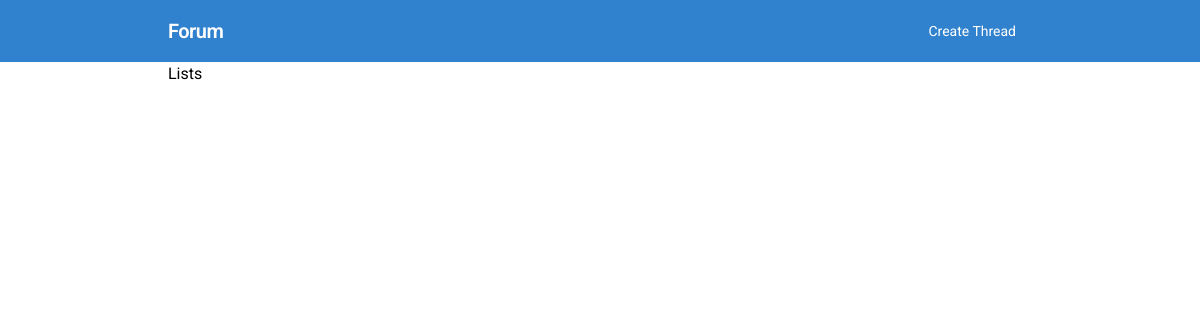
Before: / with the older database file.
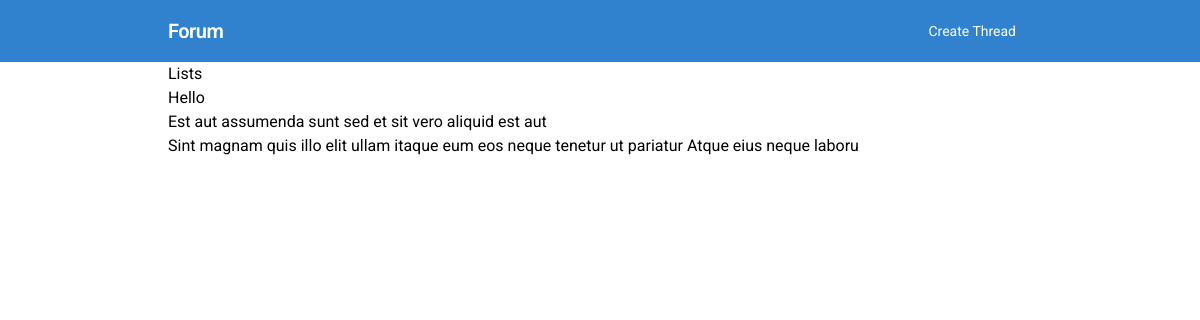
After: the same page with the newer database file.
### front/models/posts.py (models this page shows, shortened)
class Posts(models.Model):
    title = models.CharField(max_length=100)
    slug = models.SlugField(
        default='',
        editable=False,
        max_length=100,
    )
    description = models.TextField()
    created_at = models.DateTimeField(auto_now_add=True)
    updated_at = models.DateTimeField(auto_now=True)

### front/views/page_view.py (the view)
# urls.py: path('', HomePageView.as_view()),
class HomePageView(View):
    def get(self, request):
        posts = Posts.objects.all()
        return render(request, "home/index.html", {'posts': posts})

### front/templates/home/index.html
{% extends "themes/app.html" %}
{% block content %}
<div class="container mx-auto px-6 lg:px-20 ">
    Lists
    <ul>
        {% for post in posts %}
        <li><a href="/thread/{{post.slug}}">{{post.title}}</a></li>
        {% endfor %}
    </ul>
</div>
{% endblock %}

### front/templates/themes/app.html (shortened to what this page needs)
<!DOCTYPE html>
<html lang="en">
<head>
    <link href="https://unpkg.com/tailwindcss@^1.0/dist/tailwind.min.css" rel="stylesheet">
</head>
<body style="font-family:Roboto">
    {% include 'themes/components/navbar.html' %}
    {% block content %}{% endblock %}
</body>
</html>

### front/templates/themes/components/navbar.html (shortened to what this page needs)
<section class="bg-blue-600 py-4">
    <nav x-data="{show:false}" class="container mx-auto px-6 lg:px-20 flex items-center justify-between flex-wrap">
        <div class="flex items-center flex-shrink-0 text-white mr-6">
            <a href="/"><span class="font-semibold text-xl tracking-tight">Forum</span></a>
        </div>
        <div @click.away="show = false" :class="{ 'block': show, 'hidden': !show }"
            class="w-full block flex-grow md:flex md:justify-end md:w-auto">
            <div>
                <a href="/thread/create"
                    class="block md:inline-block text-sm px-4 py-2 leading-none rounded text-white border-white hover:border-transparent mt-4 md:mt-0">Create
                    Thread</a>
            </div>
        </div>
    </nav>
</section>

Changed rows visible on the page:
added Posts: title "Hello"
added Posts: title "Est aut assumenda sunt sed et sit vero aliquid est aut"
added Posts: title "Sint magnam quis illo elit ullam itaque eum eos neque tenetur ut pariatur Atque eius neque laboru"
